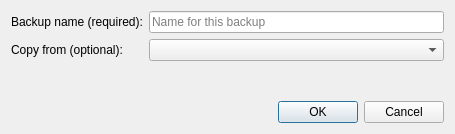
<?xml version="1.0" encoding="UTF-8"?>
<ui version="4.0">
 <class>AddBackupDialog</class>
 <widget class="QDialog" name="AddBackupDialog">
  <property name="geometry">
   <rect>
    <x>0</x>
    <y>0</y>
    <width>400</width>
    <height>134</height>
   </rect>
  </property>
  <property name="windowTitle">
   <string>Add Backup</string>
  </property>
  <layout class="QFormLayout" name="formLayout">
   <item row="0" column="0">
    <widget class="QLabel" name="label">
     <property name="toolTip">
      <string>Name for the new backup</string>
     </property>
     <property name="text">
      <string>Backup name (required):</string>
     </property>
    </widget>
   </item>
   <item row="0" column="1">
    <widget class="ValidatingLineEdit" name="name_field">
     <property name="placeholderText">
      <string>Name for this backup</string>
     </property>
    </widget>
   </item>
   <item row="1" column="0">
    <widget class="QLabel" name="label_2">
     <property name="toolTip">
      <string>Data from this backup will be copied to create the new backup</string>
     </property>
     <property name="text">
      <string>Copy from (optional):</string>
     </property>
    </widget>
   </item>
   <item row="1" column="1">
    <widget class="QComboBox" name="copy_from_box"/>
   </item>
   <item row="2" column="1">
    <spacer name="verticalSpacer">
     <property name="orientation">
      <enum>Qt::Vertical</enum>
     </property>
     <property name="sizeHint" stdset="0">
      <size>
       <width>295</width>
       <height>27</height>
      </size>
     </property>
    </spacer>
   </item>
   <item row="3" column="1">
    <widget class="QDialogButtonBox" name="buttonBox">
     <property name="orientation">
      <enum>Qt::Horizontal</enum>
     </property>
     <property name="standardButtons">
      <set>QDialogButtonBox::Cancel|QDialogButtonBox::Ok</set>
     </property>
    </widget>
   </item>
  </layout>
 </widget>
 <customwidgets>
  <customwidget>
   <class>ValidatingLineEdit</class>
   <extends>QLineEdit</extends>
   <header>ui/validatinglineedit.h</header>
  </customwidget>
 </customwidgets>
 <resources/>
 <connections>
  <connection>
   <sender>buttonBox</sender>
   <signal>accepted()</signal>
   <receiver>AddBackupDialog</receiver>
   <slot>accept()</slot>
   <hints>
    <hint type="sourcelabel">
     <x>248</x>
     <y>254</y>
    </hint>
    <hint type="destinationlabel">
     <x>157</x>
     <y>274</y>
    </hint>
   </hints>
  </connection>
  <connection>
   <sender>buttonBox</sender>
   <signal>rejected()</signal>
   <receiver>AddBackupDialog</receiver>
   <slot>reject()</slot>
   <hints>
    <hint type="sourcelabel">
     <x>316</x>
     <y>260</y>
    </hint>
    <hint type="destinationlabel">
     <x>286</x>
     <y>274</y>
    </hint>
   </hints>
  </connection>
 </connections>
</ui>
